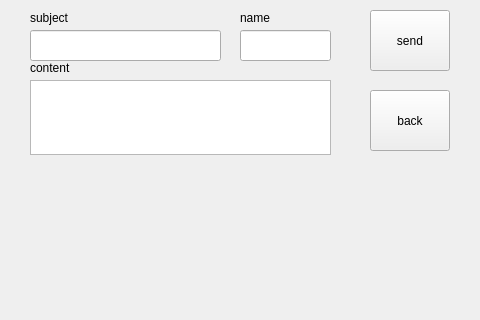
<?xml version="1.0" encoding="UTF-8"?>
<ui version="4.0">
 <class>message</class>
 <widget class="QWidget" name="message">
  <property name="geometry">
   <rect>
    <x>0</x>
    <y>0</y>
    <width>480</width>
    <height>320</height>
   </rect>
  </property>
  <property name="windowTitle">
   <string>Form</string>
  </property>
  <widget class="QLineEdit" name="txt_subject">
   <property name="geometry">
    <rect>
     <x>30</x>
     <y>30</y>
     <width>191</width>
     <height>31</height>
    </rect>
   </property>
  </widget>
  <widget class="QPushButton" name="btn_send">
   <property name="geometry">
    <rect>
     <x>370</x>
     <y>10</y>
     <width>80</width>
     <height>61</height>
    </rect>
   </property>
   <property name="text">
    <string>send</string>
   </property>
  </widget>
  <widget class="QPushButton" name="btn_back">
   <property name="geometry">
    <rect>
     <x>370</x>
     <y>90</y>
     <width>80</width>
     <height>61</height>
    </rect>
   </property>
   <property name="text">
    <string>back</string>
   </property>
  </widget>
  <widget class="QLineEdit" name="txt_name">
   <property name="geometry">
    <rect>
     <x>240</x>
     <y>30</y>
     <width>91</width>
     <height>31</height>
    </rect>
   </property>
   <property name="text">
    <string/>
   </property>
  </widget>
  <widget class="QLabel" name="label">
   <property name="geometry">
    <rect>
     <x>30</x>
     <y>10</y>
     <width>50</width>
     <height>16</height>
    </rect>
   </property>
   <property name="text">
    <string>subject</string>
   </property>
  </widget>
  <widget class="QLabel" name="label_2">
   <property name="geometry">
    <rect>
     <x>240</x>
     <y>10</y>
     <width>50</width>
     <height>16</height>
    </rect>
   </property>
   <property name="text">
    <string>name</string>
   </property>
  </widget>
  <widget class="QTextEdit" name="txt_content">
   <property name="geometry">
    <rect>
     <x>30</x>
     <y>80</y>
     <width>301</width>
     <height>75</height>
    </rect>
   </property>
  </widget>
  <widget class="QLabel" name="label_3">
   <property name="geometry">
    <rect>
     <x>30</x>
     <y>60</y>
     <width>61</width>
     <height>16</height>
    </rect>
   </property>
   <property name="text">
    <string>content</string>
   </property>
  </widget>
 </widget>
 <resources/>
 <connections/>
</ui>
